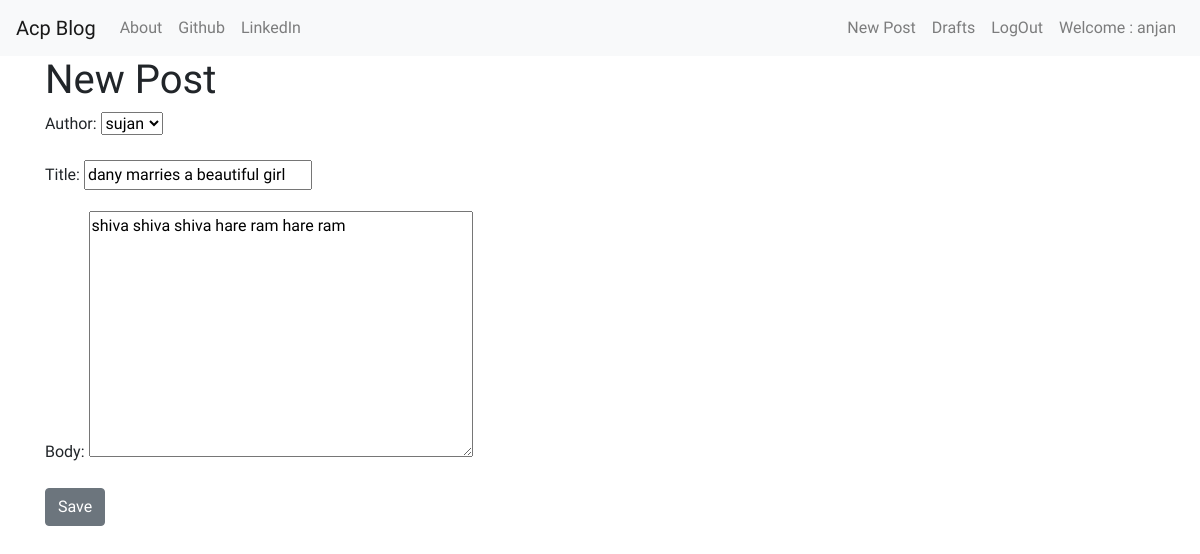
Screenshot of /post/10/update/ (signed in) with the database file from the repository.
### blog/models.py (models this page shows, shortened)
class Post(models.Model):
    author = models.ForeignKey(User, on_delete=models.CASCADE)
    title = models.CharField(max_length=100)
    body = models.TextField()
    create_date = models.DateField(auto_now_add=True)
    published_date = models.DateTimeField(blank=True, null=True)
    class Meta:
        verbose_name = ("Post")
        verbose_name_plural = ("Posts")

### blog/views.py (the view)
# urls.py: path("post/<int:pk>/update/", views.PostUpdateView.as_view(), name="post_update"),
class PostUpdateView(LoginRequiredMixin, UpdateView):
    login_url = '/login/'
    redirect_field_name = 'blog/post_detail.html'
    form_class = PostForm
    model = Post

### blog/forms.py
class PostForm(forms.ModelForm):
    class Meta:
        model = Post
        fields = ('author', 'title', 'body')
        widgets = {
            'title': forms.TextInput(attrs={'class':'textinputclass '}),
            'text': forms.Textarea(attrs={'class':'editable medium-editor-textarea postcontent'})
        }

### blog/templates/blog/post_form.html (shortened to what this page needs)
{% extends 'blog/base.html' %}
{% block content %}
    <h1>New Post</h1>
    <form class='post-form' action="" method='POST'>
        {{form.as_p}}
        <button type='submit' class='save btn btn-secondary' name='button'>Save</button>
    </form>
{% endblock content %}

### blog/templates/blog/base.html (shortened to what this page needs)
<!DOCTYPE html>
{% load staticfiles %}
<html lang="en">
<head>
    <link rel="stylesheet" href="https://stackpath.bootstrapcdn.com/bootstrap/4.3.1/css/bootstrap.min.css">
</head>
<body>
    <nav class="navbar navbar-expand-lg navbar-light bg-light">
        <a class="navbar-brand" href="{% url 'Post_list' %}">Acp Blog</a>
        <div class="collapse navbar-collapse" id="navbarTogglerDemo02">
            <ul class="navbar-nav mr-auto mt-2 mt-lg-0">
                <li class="nav-item">
                    <a class="nav-link" href="{% url 'about' %}">About</a>
                </li>
                <li class="nav-item">
                    <a class="nav-link" href="https://www.github.com">Github</a>
                </li>
                <li class="nav-item">
                    <a class="nav-link" href="https://www.linkedin.com">LinkedIn</a>
                </li>
            </ul>
            <ul class="nav navbar-nav ">
                {% if user.is_authenticated %}
                    <li class="nav-item">
                        <a class="nav-link" href="{% url 'post_new'%}">New Post</a>
                    </li>
                    <li class="nav-item">
                        <a class="nav-link" href="{% url 'post_draft_list'%}">Drafts</a>
                    </li>
                    <li class="nav-item">
                        <a class="nav-link" href="{% url 'logout'%}">LogOut</a>
                    </li>
                    <li class="nav-item">
                    <a  class="nav-link" href="">Welcome : {{ user.username }}</a>
                    </li>
                {% else %}
                    <li><a class='nav navbar-right' href="{% url 'login' %}"><span class='glyphicon glyphicon-user'>Login</span></a></li>
                {% endif %}
            </ul>
        </div>
    </nav>
    <div class="content container">
        <div class="row">
            <div class="col-md-8">
                <div class="blog_posts">
                    {% block content %}
                    {% endblock content %}
                </div>
            </div>
        </div>
    </div>
</body>
</html>

### blog/templates/blog/base.html (style rules this page uses)
body { font-family: 'Kreon', sans-serif; }

### rows the page displays
Post: author "sujan", title "dany marries a beautiful girl", body "shiva shiva shiva hare ram hare ram"

### other values shown
{{ user.username }} "anjan"
